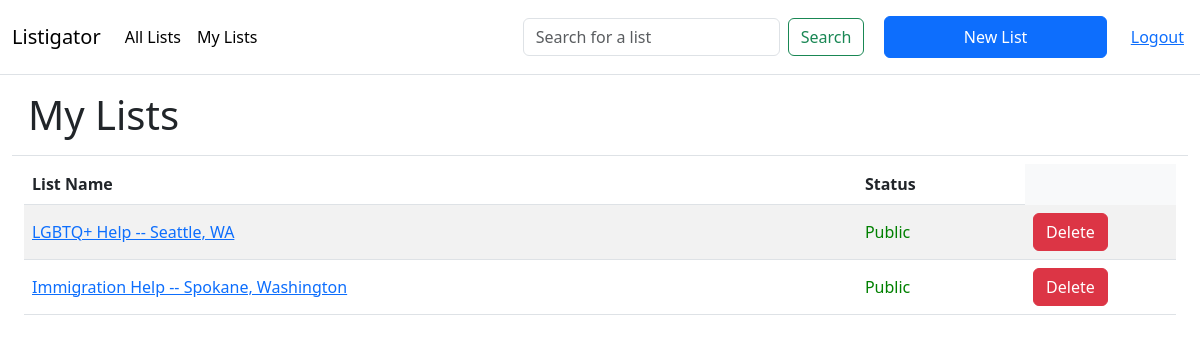
The app's page /mylists (signed in) with its own data.
### listigator/models.py (models this page shows, shortened)
class List(db.Model):
    id = db.Column(db.Integer, primary_key=True)
    user_id = db.Column(db.Integer, db.ForeignKey('user.id'),
        nullable=False)
    public = db.Column(db.Boolean, nullable=False, default=False)
    title = db.Column(db.String(50), nullable=False)
    lawyers = db.relationship('Lawyer', secondary=list_lawyers, lazy='subquery',
        backref=db.backref('lists', lazy=True))

### listigator/app.py (the view)
@main.route('/mylists')
@login_required
def mylists():
    user_id = session.get('user_id')
    user = User.query.get(user_id)
    lists = user.lists
    return render_template('main/mylists.html', lists=lists)

### listigator/auth.py (called while the page is built)
def login_required(route):
    @functools.wraps(route)
    def wrapped_route(**kwargs):
        if session.get('user_id') is None:
            return redirect(url_for('auth.login'))
        return route(**kwargs)
    return wrapped_route

### listigator/templates/main/mylists.html (shortened to what this page needs)
{% extends 'main/layout.html' %}
{% block main %}
<h1 class='p-3 border-bottom'>My Lists</h1>
{% if lists %}
<div class="container-fluid">
    <table class='table ph-3 bg-light table-striped'>
        <thead>
            <tr>
                <th scope="col">List Name</th>
                <th scope="col">Status</th>
            </tr>
        </thead>
        <tbody>
            {% for list in lists %}
                <tr class='align-middle me-auto p-3'>
                    <td class='name'><a href="/list/{{ list.id }}">{{ list.title }}</a></td>
                    {% if list.public %}
                    <td style="color: green">Public</td>
                    {% else %}
                    <td style="color: red">Private</td>
                    {% endif %}
                    <td style="max-width: 60px">
                        <form class=method="GET" action="/delete/{{ list.id }}">
                            <input class="float-right btn btn-danger" type="submit" value="Delete">
                        </form>
                    </td>
                </tr>
            {% endfor %}
        </tbody>
    </table>
</div>
{% else %}
    <h3 class="p-3 text-danger">You have no lists yet.</h3>
{% endif %}
{% endblock %}

### listigator/static/css/style.css (style rules this page uses)
:root { --primary: #00356b; --secondary: #287dc0; --tertiary: #63aaff; --grey: lightgrey; --white: #fff; }

### records on screen
List: title "LGBTQ+ Help -- Seattle, WA", public "Public"
List: title "Immigration Help -- Spokane, Washington", public "Public"
